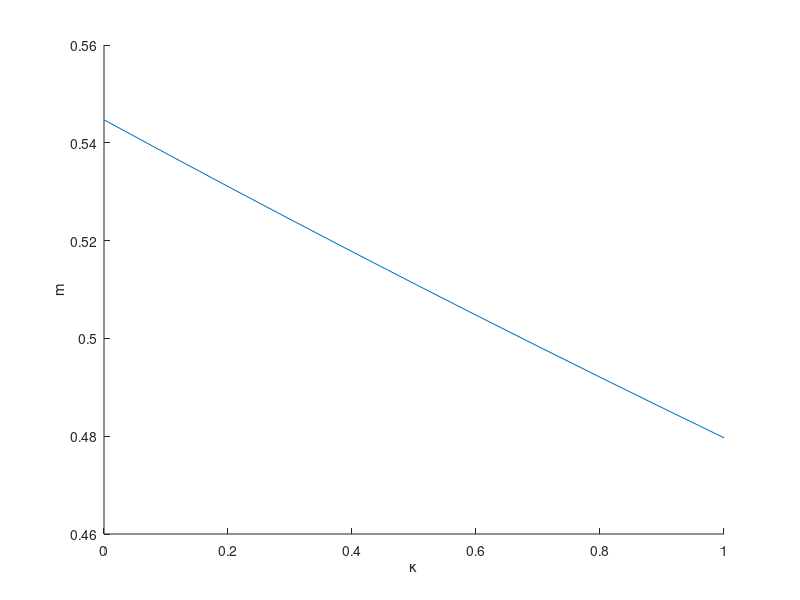

The MATLAB source for this figure: (Note: this script raises an error after producing the figure.)
clear all ;
options = optimset('Display','off') ;

I = 1 ; 
J = 2 ;
K = 50 ;
Pb_Aut = .5 ;

m = [] ;
for Pb_Aut=0:.1:1 
    f = @(m) m-erfc( - sqrt(K) * (I/J-m) / sqrt(m) + ( (I/J-m) / sqrt(m) /2 + sqrt(m) ) * Pb_Aut ) ; 
    flag=0 ;
    while flag<=0
        x0 = rand() ;
        [x,fval,flag] = fsolve(f,x0,options) ;
    end
    m = [m x] ;
    fprintf('Pb_Aut %.3f m %.3f\n', Pb_Aut, m) ;
end

figure(1) ; hold on ;
plot([0:.1:1], m)
xlabel('\kappa')
ylabel('m')


for Pb_Aut=0:.1:1 
    flag=0 ;
    while flag<=0
        x0 = rand(1,2) ;
        [x,fval,flag] = fsolve(@RatesEqs,x0,options) ;
    end
    m = [m x] ;
    fprintf('Kappa %.3f m %.3f \n', Kappa, m) ;
end
